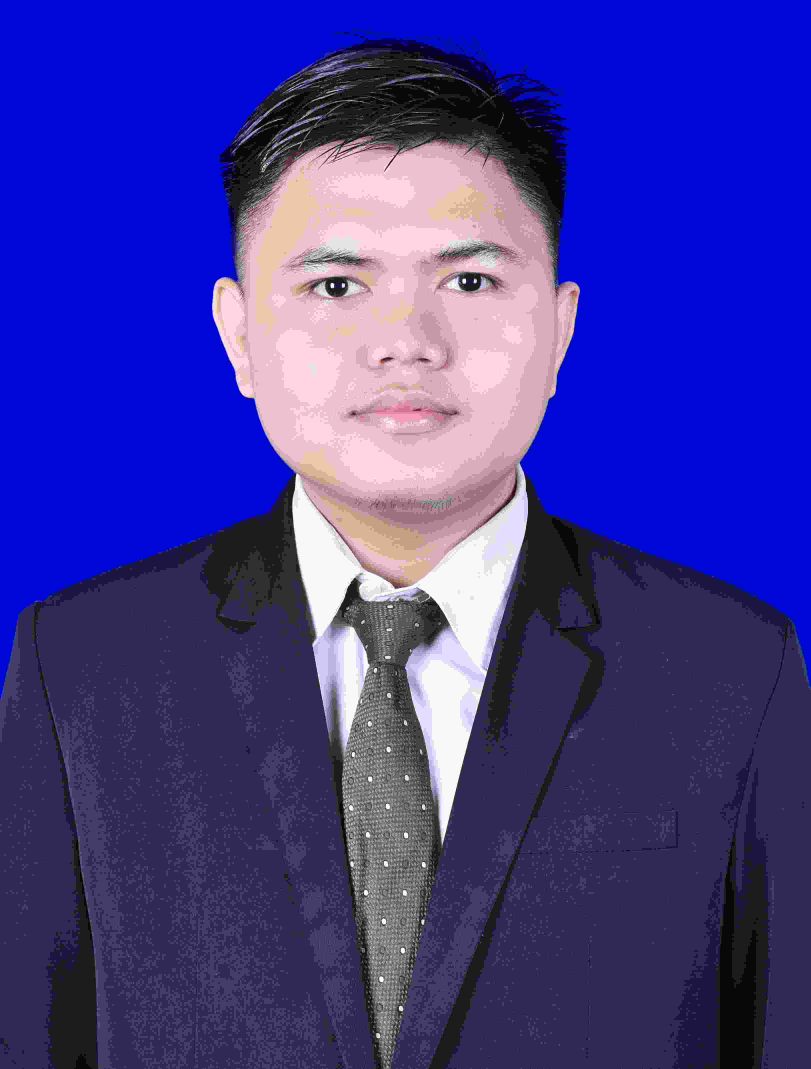
#> input picture addData/Putra Al Farizi.jpg, 3243 x 4274 px, given in place of the camera (shown at 1/4 size)
$ jupyter execute --allow-errors 'Face Recognition Haar.ipynb'
#> lines starting #> are read from the running program, lines starting #| are printed output that depends on the picture
[cell 1]
from PIL import Image
import numpy as np
from numpy import asarray
from numpy import expand_dims
from keras_facenet import FaceNet
import pickle
import cv2

[cell 2]
HaarCascade = cv2.CascadeClassifier(cv2.samples.findFile(cv2.data.haarcascades + 'haarcascade_frontalface_default.xml'))
#> (the rest of this cell did not finish here and is left out)

[cell 3]
myfile = open("data.pkl", "rb")
#> (reads signatureNotebook/data.pkl from the repository)
#> further down, gbr1 is the input picture: shape (4274, 3243, 3); mean B, G, R 146.4, 55.2, 60.8
#> `wajah = HaarCascade.detectMultiScale(gbr1,1.1,4)`: wajah = [[1497, 4195, 57, 57], [205, 2867, 106, 106], [1038, 2104, 1038, 1038], [793, 499, 1589, 1589], [1031, 1580, 1238, 1238]]
#> `x1, y1, width, height = wajah[0]`: x1 = 1497; y1 = 4195; width = 57
#> `x2, y2 = x1 + width, y1 + height`: x2 = 1554; y2 = 4252
#> `face = gbr_array[y1:y2, x1:x2]`:
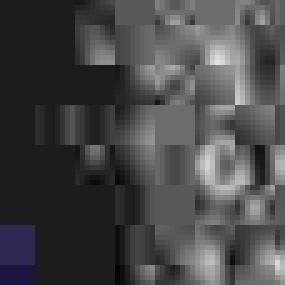
#> face: shape (57, 57, 3) (shown 5 times larger); mean R, G, B 71.7, 71.5, 72.7
database = pickle.load(myfile)
myfile.close()

[cell 4]
cap = cv2.VideoCapture(0)

#> (the rest of this cell did not finish here and is left out)
